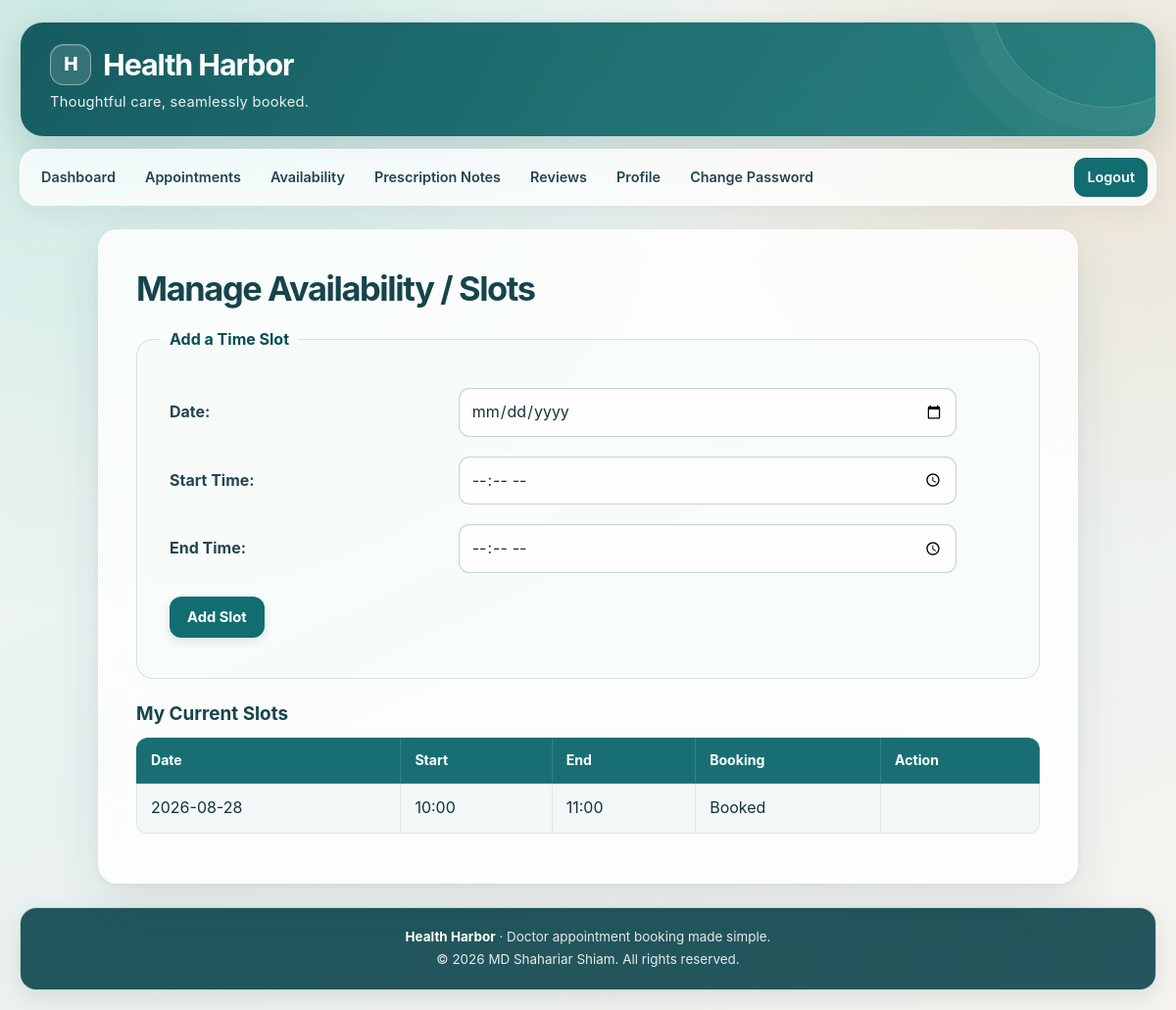
The page /View/manage_availability.php (signed in) on the database its author committed.
### tables this page shows
CREATE TABLE IF NOT EXISTS slots (
    id         INT AUTO_INCREMENT PRIMARY KEY,
    doctor_id  INT NOT NULL,
    slot_date  DATE NOT NULL,
    start_time TIME NOT NULL,
    end_time   TIME NOT NULL,
    is_booked  TINYINT(1) NOT NULL DEFAULT 0,
    UNIQUE KEY uq_slot_times (doctor_id, slot_date, start_time, end_time),
    UNIQUE KEY uq_slot_id_doctor (id, doctor_id),
    FOREIGN KEY (doctor_id) REFERENCES users(id) ON DELETE CASCADE
);

### Model/db.php (called while the page is built, shortened)
<?php
class db {
    function getDoctorSlots($connection, $doctor_id) {
        $doctor_id = (int)$doctor_id;
        return $connection->query("SELECT id, slot_date, start_time, end_time, is_booked FROM slots WHERE doctor_id = ".$doctor_id." ORDER BY slot_date, start_time");
    }
}
?>

### View/manage_availability.php (the view, shortened to what this page needs)
<?php
include "../Model/db.php";
$database   = new db();
$connection = $database->connection();
$slots      = $database->getDoctorSlots($connection, (int)$_SESSION["user_id"]);
?>
<!DOCTYPE html>
<html lang="en-US">
<head>
    <link rel="stylesheet" href="../Design/Style.css">
</head>
<body>
    <div class="header">
        <h2>Health Harbor</h2>
        <p>Thoughtful care, seamlessly booked.</p>
    </div>
    <?php include "nav.php"; ?>
    <div class="container">
        <h1>Manage Availability / Slots</h1>
        <form method="post" action="../Controller/AvailabilityController.php" onsubmit="return validateAvailability()">
            <fieldset>
                <legend>Add a Time Slot</legend>
                <table>
                    <tr>
                        <td><label for="adate">Date:</label></td>
                        <td><input type="date" id="adate" name="adate"></td>
                        <td><p class="error" id="adateError"></p></td>
                    </tr>
                    <tr>
                        <td><label for="start">Start Time:</label></td>
                        <td><input type="time" id="start" name="start"></td>
                        <td><p class="error" id="startError"></p></td>
                    </tr>
                    <tr>
                        <td><label for="end">End Time:</label></td>
                        <td><input type="time" id="end" name="end"></td>
                        <td><p class="error" id="endError"></p></td>
                    </tr>
                    <tr>
                        <td colspan="3"><input class="btn" type="submit" value="Add Slot"></td>
                    </tr>
                </table>
            </fieldset>
        </form>
        <h3>My Current Slots</h3>
        <table class="data">
            <tr><th>Date</th><th>Start</th><th>End</th><th>Booking</th><th>Action</th></tr>
            <?php if ($slots && $slots->num_rows > 0): ?>
                <?php while ($s = $slots->fetch_assoc()): ?>
                    <tr>
                        <td><?php echo htmlspecialchars($s['slot_date']); ?></td>
                        <td><?php echo htmlspecialchars(substr($s['start_time'], 0, 5)); ?></td>
                        <td><?php echo htmlspecialchars(substr($s['end_time'], 0, 5)); ?></td>
                        <td><?php echo $s["is_booked"] ? "Booked" : "Available"; ?></td>
                        <td>
                        </td>
                    </tr>
                <?php endwhile; ?>
            <?php else: ?>
                <tr><td colspan="5" class="empty">No slots added yet.</td></tr>
            <?php endif; ?>
        </table>
    </div>
    <?php include "footer.php"; ?>
</body>
</html>

### rows shown on the page
slots: slot_date "2026-08-28", start_time "10:00", end_time "11:00", is_booked "Booked"
